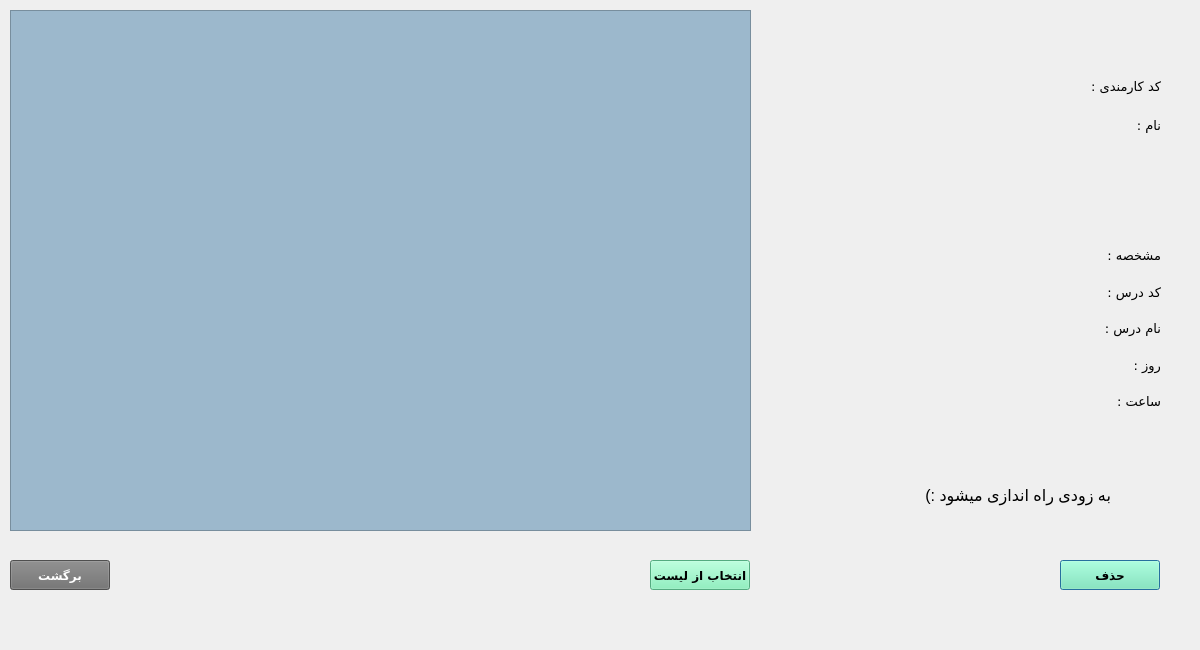
<?xml version="1.0" encoding="UTF-8"?>
<ui version="4.0">
 <class>RemoveEraeDars2Dialog</class>
 <widget class="QDialog" name="RemoveEraeDars2Dialog">
  <property name="geometry">
   <rect>
    <x>0</x>
    <y>0</y>
    <width>1200</width>
    <height>650</height>
   </rect>
  </property>
  <property name="windowTitle">
   <string>Dialog</string>
  </property>
  <widget class="QWidget" name="layoutWidget">
   <property name="geometry">
    <rect>
     <x>840</x>
     <y>70</y>
     <width>321</width>
     <height>71</height>
    </rect>
   </property>
   <layout class="QHBoxLayout" name="horizontalLayout">
    <item>
     <layout class="QVBoxLayout" name="verticalLayout_2">
      <item>
       <widget class="QLabel" name="label_teacherCode">
        <property name="font">
         <font>
          <pointsize>9</pointsize>
         </font>
        </property>
        <property name="layoutDirection">
         <enum>Qt::LeftToRight</enum>
        </property>
        <property name="text">
         <string/>
        </property>
       </widget>
      </item>
      <item>
       <widget class="QLabel" name="label_name">
        <property name="font">
         <font>
          <pointsize>9</pointsize>
         </font>
        </property>
        <property name="text">
         <string/>
        </property>
       </widget>
      </item>
     </layout>
    </item>
    <item>
     <layout class="QVBoxLayout" name="verticalLayout">
      <item>
       <widget class="QLabel" name="label_6">
        <property name="font">
         <font>
          <family>B Koodak</family>
          <pointsize>10</pointsize>
         </font>
        </property>
        <property name="text">
         <string>کد کارمندی :</string>
        </property>
       </widget>
      </item>
      <item>
       <widget class="QLabel" name="label_4">
        <property name="font">
         <font>
          <family>B Koodak</family>
          <pointsize>10</pointsize>
         </font>
        </property>
        <property name="text">
         <string>نام :</string>
        </property>
       </widget>
      </item>
     </layout>
    </item>
   </layout>
  </widget>
  <widget class="QWidget" name="layoutWidget_2">
   <property name="geometry">
    <rect>
     <x>840</x>
     <y>240</y>
     <width>321</width>
     <height>177</height>
    </rect>
   </property>
   <layout class="QHBoxLayout" name="horizontalLayout_2">
    <item>
     <layout class="QVBoxLayout" name="verticalLayout_4">
      <item>
       <widget class="QLabel" name="label_entakhabID">
        <property name="font">
         <font>
          <pointsize>9</pointsize>
         </font>
        </property>
        <property name="text">
         <string/>
        </property>
       </widget>
      </item>
      <item>
       <widget class="QLabel" name="label_lessonCode">
        <property name="font">
         <font>
          <pointsize>9</pointsize>
         </font>
        </property>
        <property name="text">
         <string/>
        </property>
       </widget>
      </item>
      <item>
       <widget class="QLabel" name="label_lessonName">
        <property name="font">
         <font>
          <pointsize>9</pointsize>
         </font>
        </property>
        <property name="text">
         <string/>
        </property>
       </widget>
      </item>
      <item>
       <widget class="QLabel" name="label_rouz">
        <property name="font">
         <font>
          <pointsize>9</pointsize>
         </font>
        </property>
        <property name="text">
         <string/>
        </property>
       </widget>
      </item>
      <item>
       <widget class="QLabel" name="label_time">
        <property name="font">
         <font>
          <pointsize>9</pointsize>
         </font>
        </property>
        <property name="text">
         <string/>
        </property>
       </widget>
      </item>
     </layout>
    </item>
    <item>
     <layout class="QVBoxLayout" name="verticalLayout_3">
      <item>
       <widget class="QLabel" name="label">
        <property name="font">
         <font>
          <family>B Koodak</family>
          <pointsize>10</pointsize>
         </font>
        </property>
        <property name="text">
         <string>مشخصه :</string>
        </property>
       </widget>
      </item>
      <item>
       <widget class="QLabel" name="label_7">
        <property name="font">
         <font>
          <family>B Koodak</family>
          <pointsize>10</pointsize>
         </font>
        </property>
        <property name="text">
         <string>کد درس :</string>
        </property>
       </widget>
      </item>
      <item>
       <widget class="QLabel" name="label_2">
        <property name="font">
         <font>
          <family>B Koodak</family>
          <pointsize>10</pointsize>
         </font>
        </property>
        <property name="text">
         <string>نام درس :</string>
        </property>
       </widget>
      </item>
      <item>
       <widget class="QLabel" name="label_3">
        <property name="font">
         <font>
          <family>B Koodak</family>
          <pointsize>10</pointsize>
         </font>
        </property>
        <property name="text">
         <string>روز :</string>
        </property>
       </widget>
      </item>
      <item>
       <widget class="QLabel" name="label_5">
        <property name="font">
         <font>
          <family>B Koodak</family>
          <pointsize>10</pointsize>
         </font>
        </property>
        <property name="text">
         <string>ساعت :</string>
        </property>
       </widget>
      </item>
     </layout>
    </item>
   </layout>
  </widget>
  <widget class="QPushButton" name="pushButton_remove">
   <property name="geometry">
    <rect>
     <x>1060</x>
     <y>560</y>
     <width>100</width>
     <height>30</height>
    </rect>
   </property>
   <property name="font">
    <font>
     <family>B Nazanin</family>
     <pointsize>9</pointsize>
     <weight>75</weight>
     <bold>true</bold>
    </font>
   </property>
   <property name="styleSheet">
    <string notr="true">background-color : rgb(118, 240, 179)</string>
   </property>
   <property name="text">
    <string>حذف</string>
   </property>
  </widget>
  <widget class="QPushButton" name="pushButton_back">
   <property name="geometry">
    <rect>
     <x>10</x>
     <y>560</y>
     <width>100</width>
     <height>30</height>
    </rect>
   </property>
   <property name="minimumSize">
    <size>
     <width>100</width>
     <height>30</height>
    </size>
   </property>
   <property name="font">
    <font>
     <family>B Nazanin</family>
     <pointsize>9</pointsize>
     <weight>75</weight>
     <bold>true</bold>
    </font>
   </property>
   <property name="styleSheet">
    <string notr="true">background-color: rgb(111, 111, 111);
color: white</string>
   </property>
   <property name="text">
    <string>برگشت</string>
   </property>
  </widget>
  <widget class="QPushButton" name="pushButton_choose">
   <property name="geometry">
    <rect>
     <x>650</x>
     <y>560</y>
     <width>100</width>
     <height>30</height>
    </rect>
   </property>
   <property name="minimumSize">
    <size>
     <width>100</width>
     <height>30</height>
    </size>
   </property>
   <property name="font">
    <font>
     <family>B Nazanin</family>
     <pointsize>9</pointsize>
     <weight>75</weight>
     <bold>true</bold>
    </font>
   </property>
   <property name="styleSheet">
    <string notr="true">background-color:rgb(118, 240, 179)</string>
   </property>
   <property name="text">
    <string>انتخاب از لیست</string>
   </property>
  </widget>
  <widget class="QTreeView" name="treeView">
   <property name="geometry">
    <rect>
     <x>10</x>
     <y>10</y>
     <width>741</width>
     <height>521</height>
    </rect>
   </property>
   <property name="styleSheet">
    <string notr="true">background-color: rgb(156, 184, 204)</string>
   </property>
   <property name="sortingEnabled">
    <bool>true</bool>
   </property>
  </widget>
  <widget class="QLabel" name="label_8">
   <property name="geometry">
    <rect>
     <x>820</x>
     <y>440</y>
     <width>291</width>
     <height>111</height>
    </rect>
   </property>
   <property name="font">
    <font>
     <pointsize>12</pointsize>
    </font>
   </property>
   <property name="text">
    <string>به زودی راه اندازی میشود :) </string>
   </property>
  </widget>
 </widget>
 <resources/>
 <connections>
  <connection>
   <sender>pushButton_back</sender>
   <signal>clicked()</signal>
   <receiver>RemoveEraeDars2Dialog</receiver>
   <slot>close()</slot>
   <hints>
    <hint type="sourcelabel">
     <x>82</x>
     <y>569</y>
    </hint>
    <hint type="destinationlabel">
     <x>218</x>
     <y>564</y>
    </hint>
   </hints>
  </connection>
 </connections>
</ui>
